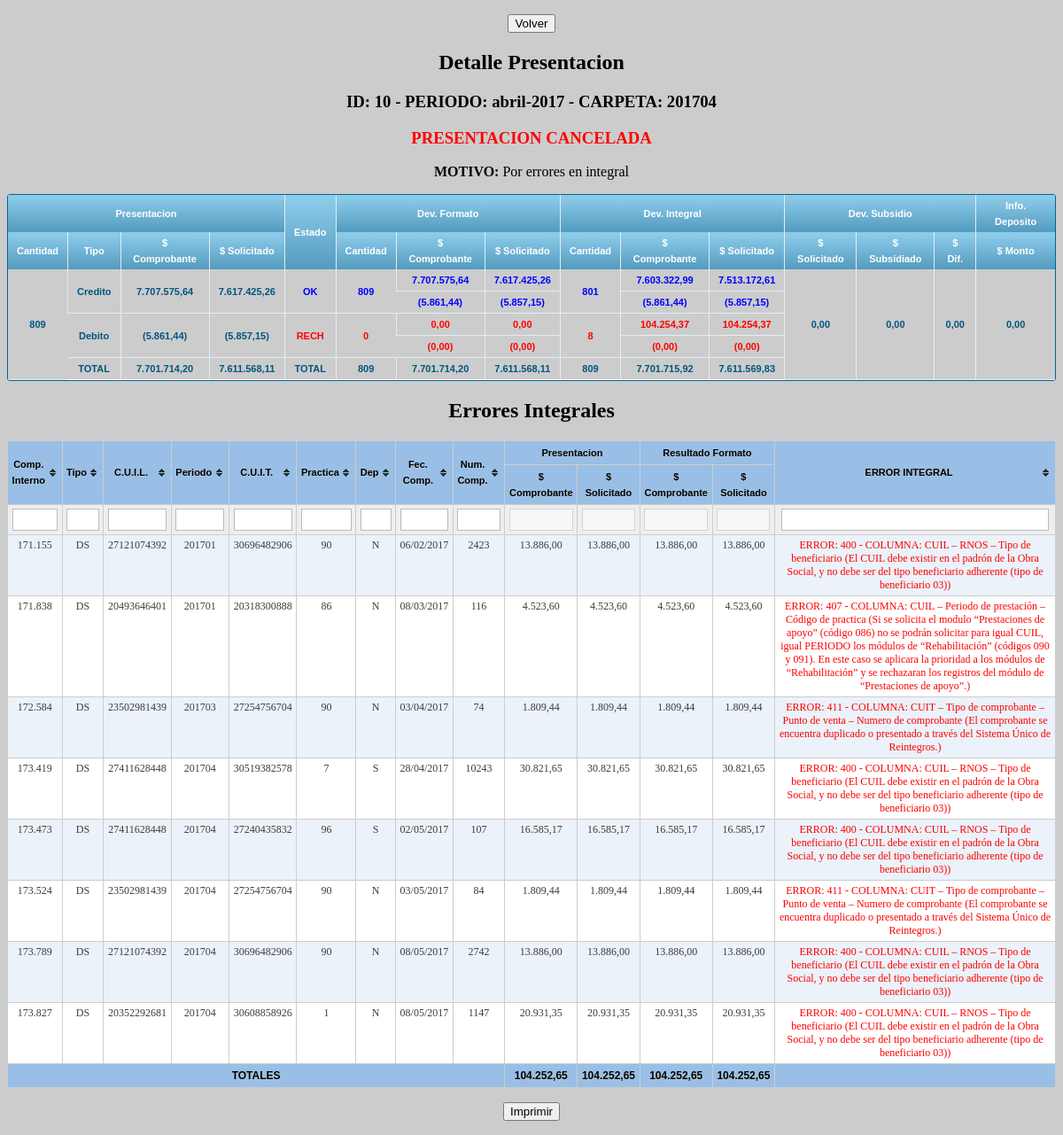
Screenshot of /presentacion.erroresintegral.php?id=10 (signed in) with the database file from the repository.
### tables this page shows
CREATE TABLE IF NOT EXISTS `presentacion` (
  `id` int(4) NOT NULL AUTO_INCREMENT,
  `idcronograma` int(3) NOT NULL,
  `fechapresentacion` date DEFAULT NULL,
  `fechacancelacion` date DEFAULT NULL,
  `motivocancelacion` text,
  `cantfactura` int(6) NOT NULL,
  `impcomprobantes` decimal(15,2) NOT NULL,
  `impsolicitado` decimal(15,2) NOT NULL,
  `impcomprobantesd` decimal(15,2) NOT NULL,
  `impsolicitadod` decimal(15,2) NOT NULL,
  `fechadeposito` date DEFAULT NULL,
  `montodepositado` decimal(15,2) DEFAULT NULL,
  PRIMARY KEY (`id`)
);

CREATE TABLE IF NOT EXISTS `cronograma` (
  `id` int(3) NOT NULL AUTO_INCREMENT,
  `periodo` varchar(100) NOT NULL,
  `carpeta` varchar(6) NOT NULL,
  `fechacierre` date NOT NULL,
  `periodosincluidos` varchar(50) NOT NULL,
  PRIMARY KEY (`id`)
);

CREATE TABLE IF NOT EXISTS `presentacionformato` (
  `id` int(4) NOT NULL,
  `fechadevformato` date NOT NULL,
  `cantformatook` int(6) NOT NULL,
  `impcomprobantesformatook` decimal(15,2) NOT NULL,
  `impsolicitadoformatook` decimal(15,2) NOT NULL,
  `impcomprobantesformatodok` decimal(15,2) NOT NULL,
  `impsolicitadoformatodok` decimal(15,2) NOT NULL,
  `cantformatonok` int(6) NOT NULL,
  `impcomprobantesformatonok` decimal(15,2) NOT NULL,
  `impsolicitadoformatonok` decimal(15,2) NOT NULL,
  `impcomprobantesformatodnok` decimal(15,2) NOT NULL,
  `impsolicitadoformatodnok` decimal(15,2) NOT NULL,
  PRIMARY KEY (`id`)
);

CREATE TABLE IF NOT EXISTS `presentacionintegral` (
  `id` int(4) NOT NULL,
  `fechaintegral` date NOT NULL,
  `cantintegralok` int(6) NOT NULL,
  `impcomprobantesintegralok` decimal(15,2) NOT NULL,
  `impsolicitadointegralok` decimal(15,2) NOT NULL,
  `impcomprobantesintegraldok` decimal(15,2) NOT NULL,
  `impsolicitadointegraldok` decimal(15,2) NOT NULL,
  `cantintegralnok` int(6) NOT NULL,
  `impcomprobantesintegralnok` decimal(15,2) NOT NULL,
  `impsolicitadointegralnok` decimal(15,2) NOT NULL,
  `impcomprobantesintegraldnok` decimal(15,2) NOT NULL,
  `impsolicitadointegraldnok` decimal(15,2) NOT NULL,
  PRIMARY KEY (`id`)
);

### include/detalle.php (the view)
<?php $sqlPresentacion = "SELECT
p.id as idpres,
DATE_FORMAT(p.fechapresentacion, '%d-%m-%Y') as fechapresentacion,
DATE_FORMAT(p.fechacancelacion, '%d-%m-%Y') as fechacancelacion,
p.motivocancelacion,
p.cantfactura,
p.impcomprobantes,
p.impsolicitado,
p.impcomprobantesd,
p.impsolicitadod,
cronograma.periodo,
cronograma.carpeta,
DATE_FORMAT(presentacionformato.fechadevformato, '%d-%m-%Y') as fechadevformato,
presentacionformato.*,
DATE_FORMAT(presentacionintegral.fechaintegral, '%d-%m-%Y') as fechaintegral,
presentacionintegral.*,
DATE_FORMAT(presentacionsubsidio.fechasubsidio, '%d-%m-%Y') as fechasubsidio,
presentacionsubsidio.impsolicitadosubsidio,
presentacionsubsidio.montosubsidio,
DATE_FORMAT(p.fechadeposito, '%d-%m-%Y') as fechadeposito,
p.montodepositado
FROM presentacion p
INNER JOIN cronograma on p.idcronograma = cronograma.id
LEFT JOIN presentacionformato on p.id = presentacionformato.id
LEFT JOIN presentacionintegral on p.id = presentacionintegral.id
LEFT JOIN presentacionsubsidio on p.id = presentacionsubsidio.id
WHERE p.id = $idPresentacion";
$resPresentacion = mysql_query($sqlPresentacion);
$rowPresentacion = mysql_fetch_array($resPresentacion);
?>
	<h2>Detalle Presentacion</h2>
	 	<h3>ID: <?php echo $rowPresentacion['idpres']?> - PERIODO: <?php echo $rowPresentacion['periodo'] ?> - CARPETA: <?php echo $rowPresentacion['carpeta'] ?></h3>
	 	<?php if ($rowPresentacion['fechacancelacion'] != null) {  ?>
	 		<h3 style="color: red">PRESENTACION CANCELADA</h3>
	 		<p><b>MOTIVO: </b><?php echo $rowPresentacion['motivocancelacion'] ?></p>
	 	<?php } ?>
<div class="grilla">
	<table>
		<thead>
		  <tr>
		    <th colspan="4" style="font-size: 11px">Presentacion</th>
		    <th rowspan="2" style="font-size: 11px">Estado</th>
		    <th colspan="3" style="font-size: 11px">Dev. Formato</th>
		    <th colspan="3" style="font-size: 11px">Dev. Integral</th>
		    <th colspan="3" style="font-size: 11px">Dev. Subsidio</th>
		    <th style="font-size: 11px">Info. Deposito</th>
		  </tr>
		  <tr>
		  	<th style="font-size: 11px">Cantidad</th>
		    <th style="font-size: 11px">Tipo</th>
		    <th style="font-size: 11px">$ Comprobante</th>
		    <th style="font-size: 11px">$ Solicitado</th>
		    <th style="font-size: 11px">Cantidad</th>
		    <th style="font-size: 11px">$ Comprobante</th>
		    <th style="font-size: 11px">$ Solicitado</th>
		    <th style="font-size: 11px">Cantidad</th>
		    <th style="font-size: 11px">$ Comprobante</th>
		    <th style="font-size: 11px">$ Solicitado</th>
		    <th style="font-size: 11px">$ Solicitado</th>
		    <th style="font-size: 11px">$ Subsidiado</th>
		    <th style="font-size: 11px">$ Dif.</th>
		    <th style="font-size: 11px">$ Monto</th>
		  </tr>
		</thead>
		<tbody>
			<tr>
				<td rowspan="5" style="font-size: 11px"><?php echo number_format($rowPresentacion['cantfactura'],"0","",".") ?></td>
				<td rowspan="2" style="font-size: 11px">Credito</td>
				<td rowspan="2" style="font-size: 11px"><?php echo number_format($rowPresentacion['impcomprobantes'],"2",",",".") ?> </td>
			 	<td rowspan="2" style="font-size: 11px"><?php echo number_format($rowPresentacion['impsolicitado'],"2",",",".") ?></td>
				<td rowspan="2" style="color: blue; font-size: 11px">OK</td>
				<td rowspan="2" style="color: blue; font-size: 11px"><?php echo number_format($rowPresentacion['cantformatook'],"0","",".")?></td>
				<td style="color: blue; font-size: 11px"><?php echo number_format($rowPresentacion['impcomprobantesformatook'],"2",",",".") ?> </td>
				<td style="color: blue; font-size: 11px"><?php echo number_format($rowPresentacion['impsolicitadoformatook'],"2",",",".") ?></td>
				<td rowspan="2" style="color: blue; font-size: 11px"><?php echo number_format($rowPresentacion['cantintegralok'],"0","",".")?></td>
				<td style="color: blue; font-size: 11px"><?php echo number_format($rowPresentacion['impcomprobantesintegralok'],"2",",",".") ?> </td>
				<td style="color: blue; font-size: 11px"><?php echo number_format($rowPresentacion['impsolicitadointegralok'],"2",",",".") ?></td>
				<td rowspan="5" style="font-size: 11px"><?php echo number_format($rowPresentacion['impsolicitadosubsidio'],"2",",",".") ?></td>
				<td rowspan="5" style="font-size: 11px"><?php echo number_format($rowPresentacion['montosubsidio'],"2",",",".") ?></td>
				<td rowspan="5" style="font-size: 11px"><?php echo number_format($rowPresentacion['impsolicitadosubsidio']-$rowPresentacion['montosubsidio'],"2",",",".") ?></td>
				<td rowspan="5" style="font-size: 11px"> <?php echo number_format($rowPresentacion['montodepositado'],"2",",",".") ?> </td>
			</tr>
			<tr>
				<td style="color: blue; font-size: 11px"><?php echo "(".number_format($rowPresentacion['impcomprobantesformatodok'],"2",",",".").")" ?> </td>
				<td style="color: blue; font-size: 11px"><?php echo "(".number_format($rowPresentacion['impsolicitadoformatodok'],"2",",",".").")" ?></td>
				<td style="color: blue; font-size: 11px"><?php echo "(".number_format($rowPresentacion['impcomprobantesintegraldok'],"2",",",".").")" ?> </td>
				<td style="color: blue; font-size: 11px"><?php echo "(".number_format($rowPresentacion['impsolicitadointegraldok'],"2",",",".").")" ?></td>
			</tr>
			<tr>
				<td rowspan="2" style="font-size: 11px">Debito</td>
				<td rowspan="2" style="font-size: 11px"><?php echo "(".number_format($rowPresentacion['impcomprobantesd'],"2",",",".").")"; ?> </td>
				<td rowspan="2" style="font-size: 11px"><?php echo "(".number_format($rowPresentacion['impsolicitadod'],"2",",",".").")" ?></td>
				<td rowspan="2" style="color: red; font-size: 11px">RECH</td>
				<td rowspan="2" style="color: red; font-size: 11px"><?php echo number_format($rowPresentacion['cantformatonok'],"0","",".")?></td>
				<td style="color: red; font-size: 11px"><?php echo number_format($rowPresentacion['impcomprobantesformatonok'],"2",",",".") ?> </td>
				<td style="color: red; font-size: 11px"><?php echo number_format($rowPresentacion['impsolicitadoformatonok'],"2",",",".") ?></td>
				<td rowspan="2" style="color: red; font-size: 11px"><?php echo number_format($rowPresentacion['cantintegralnok'],"0","",".")?></td>
				<td style="color: red; font-size: 11px"><?php echo number_format($rowPresentacion['impcomprobantesintegralnok'],"2",",",".") ?> </td>
				<td style="color: red; font-size: 11px"><?php echo number_format($rowPresentacion['impsolicitadointegralnok'],"2",",",".") ?></td>
			</tr>
			<tr>
				<td style="color: red; font-size: 11px"><?php echo "(".number_format($rowPresentacion['impcomprobantesformatodnok'],"2",",",".").")" ?> </td>
				<td style="color: red; font-size: 11px"><?php echo "(".number_format($rowPresentacion['impsolicitadoformatodnok'],"2",",",".").")" ?></td>
				<td style="color: red; font-size: 11px"><?php echo "(".number_format($rowPresentacion['impcomprobantesintegraldnok'],"2",",",".").")" ?> </td>
				<td style="color: red; font-size: 11px"><?php echo "(".number_format($rowPresentacion['impsolicitadointegraldnok'],"2",",",".").")" ?></td>
			</tr>
			<tr>
				<td style="font-size: 11px">TOTAL</td>
				<td style="font-size: 11px"><?php echo number_format($rowPresentacion['impcomprobantes'] - $rowPresentacion['impcomprobantesd'],"2",",",".")?></td>
				<td style="font-size: 11px"><?php echo number_format($rowPresentacion['impsolicitado'] - $rowPresentacion['impsolicitadod'],"2",",",".")?></td>
				<td style="font-size: 11px">TOTAL</td>
				<td style="font-size: 11px"><?php echo number_format($rowPresentacion['cantformatook'] + $rowPresentacion['cantformatonok'],"0","",".") ?></td>
				<td style="font-size: 11px"><?php echo number_format($rowPresentacion['impcomprobantesformatook'] + $rowPresentacion['impcomprobantesformatonok'] - $rowPresentacion['impcomprobantesformatodok'] - $rowPresentacion['impcomprobantesformatodnok'],"2",",",".")  ?> </td>
				<td style="font-size: 11px"><?php echo number_format($rowPresentacion['impsolicitadoformatook'] + $rowPresentacion['impsolicitadoformatonok'] - $rowPresentacion['impsolicitadoformatodok'] - $rowPresentacion['impsolicitadoformatodnok'],"2",",",".") ?></td>
				<td style="font-size: 11px"><?php echo number_format($rowPresentacion['cantintegralok'] + $rowPresentacion['cantintegralnok'],"0","",".") ?></td>
				<td style="font-size: 11px"><?php echo number_format($rowPresentacion['impcomprobantesintegralok'] + $rowPresentacion['impcomprobantesintegralnok'] - $rowPresentacion['impcomprobantesintegraldok'] - $rowPresentacion['impcomprobantesintegraldnok'],"2",",",".") ?> </td>
				<td style="font-size: 11px"><?php echo number_format($rowPresentacion['impsolicitadointegralok'] + $rowPresentacion['impsolicitadointegralnok'] - $rowPresentacion['impsolicitadointegraldok'] - $rowPresentacion['impsolicitadointegraldnok'],"2",",",".")  ?></td>
			</tr>
		</tbody>
	</table>
</div>

### presentacion.erroresintegral.php (shortened to what this page needs)
<?php
$idPresentacion = $_GET['id'];
$sqlFactura = "SELECT * FROM facturas WHERE idpresentacion = $idPresentacion and deverrorintegral is not null";
$resFactura = mysql_query($sqlFactura);
$sqlErrores = "SELECT * FROM errorsss";
$resErrores = mysql_query($sqlErrores);
$arrayErrores = array();
while ($rowErrores = mysql_fetch_array($resErrores)) {
	$arrayErrores[$rowErrores['id']] = array("campo" => $rowErrores['campo'], "descrip" => $rowErrores['descripcion']);
}
?>
<!DOCTYPE html PUBLIC "-//W3C//DTD XHTML 1.0 Transitional//EN" "http://www.w3.org/TR/xhtml1/DTD/xhtml1-transitional.dtd">
<html xmlns="http://www.w3.org/1999/xhtml">
<head>
<link rel="stylesheet" href="css/tablas.css"/>
<link rel="stylesheet" href="include/jquery.tablesorter/themes/theme.blue.css"/>
</head>
<body bgcolor="#CCCCCC">
	<div align="center">
	 	<p><input class="nover" type="button" name="volver" value="Volver" onClick="location.href = 'presentacion.php'" /></p>
	 	<?php include_once("include/detalle.php")?>
	 	<h2>Errores Integrales</h2>
			 <table id="listaResultado" class="tablesorter" style="text-align: center;">
			 	<thead>
			 		<tr>
			 			<th style="font-size: 11px" rowspan="2">Comp. Interno</th>
			 			<th style="font-size: 11px" rowspan="2">Tipo</th>
			 			<th style="font-size: 11px" rowspan="2">C.U.I.L.</th>
			 			<th style="font-size: 11px" rowspan="2">Periodo</th>
			 			<th style="font-size: 11px" rowspan="2">C.U.I.T.</th>
			 			<th style="font-size: 11px" rowspan="2">Practica</th>
			 			<th style="font-size: 11px" rowspan="2">Dep</th>
			 			<th style="font-size: 11px" rowspan="2">Fec. Comp.</th>
			 			<th style="font-size: 11px" rowspan="2">Num. Comp.</th>
			 			<th style="font-size: 11px" colspan="2">Presentacion</th>
			 			<th style="font-size: 11px" colspan="2">Resultado Formato</th>
			 			<th style="font-size: 11px" rowspan="2">ERROR INTEGRAL</th>
			 		</tr>
			 		<tr>
			 			<th style="font-size: 11px">$ Comprobante</th>
			 			<th style="font-size: 11px">$ Solicitado</th>
			 			<th style="font-size: 11px">$ Comprobante</th>
			 			<th style="font-size: 11px">$ Solicitado</th>
			 		</tr>
			 	</thead>
			 	<tbody>
			<?php
				$totCom = 0;
				$totSol = 0;
				$totComFor = 0;
				$totSolFor = 0;
				while ($rowFactura = mysql_fetch_array($resFactura)) {
					$totCom += $rowFactura['impcomprobante'];
					$totSol += $rowFactura['impsolicitado'];
					$totComFor += $rowFactura['impcomprobanteformato'];
					$totSolFor += $rowFactura['impsolicitadoformato'];	?>
					<tr>
						<td style="font-size: 12px"><?php echo number_format($rowFactura['nrocominterno'],0,"",".") ?></td>
						<td style="font-size: 12px"><?php echo $rowFactura['tipoarchivo'] ?></td>
						<td style="font-size: 12px"><?php echo $rowFactura['cuil'] ?></td>
						<td style="font-size: 12px"><?php echo $rowFactura['periodo'] ?></td>
						<td style="font-size: 12px"><?php echo $rowFactura['cuit'] ?></td>
						<td style="font-size: 12px"><?php echo $rowFactura['codpractica'] ?></td>
						<td style="font-size: 12px"><?php echo $rowFactura['dependencia'] ?></td>
						<td style="font-size: 12px"><?php echo $rowFactura['fechacomprobante'] ?></td>
						<td style="font-size: 12px"><?php echo $rowFactura['nrocomprobante'] ?></td>
						<td style="font-size: 12px"><?php echo number_format($rowFactura['impcomprobante'],2,",",".") ?></td>
						<td style="font-size: 12px"><?php echo number_format($rowFactura['impsolicitado'],2,",",".") ?></td>
						<td style="font-size: 12px"><?php echo number_format($rowFactura['impcomprobanteformato'],2,",",".") ?></td>
						<td style="font-size: 12px"><?php echo number_format($rowFactura['impsolicitadoformato'],2,",",".") ?></td>
				 		<td style="font-size: 12px; color: red">
				  <?php $explodeErrores = explode("-",$rowFactura['deverrorintegral']);
						foreach ($explodeErrores as $error) {
							if ($error != "") {
								$error = (int) $error;
								echo "ERROR: $error - COLUMNA: ".$arrayErrores[$error]['campo']." (".$arrayErrores[$error]['descrip'].")<br>";
				  			}
						}?>
				  		</td>
					</tr>
			<?php } ?>
					<tr>
						<th colspan="9">TOTALES</td>
						<th><?php echo number_format($totCom,2,",",".") ?></th>
						<th><?php echo number_format($totSol,2,",",".") ?></th>
						<th><?php echo number_format($totComFor,2,",",".") ?></th>
						<th><?php echo number_format($totSolFor,2,",",".") ?></th>
						<th></th>
					</tr>
			  	</tbody>
			</table>
		<p><input class="nover" type="button" name="imprimir" value="Imprimir" onclick="window.print();"></p>
	</div>
</body>
</html>

### css/tablas.css (style rules this page uses)
.grilla { font: normal 12px/150% Arial, Helvetica, sans-serif; background: #fff; overflow: hidden; border: 1px solid #006699; -webkit-border-radius: 3px; -moz-border-radius: 3px; border-radius: 3px; display: table }
.grilla table { border-collapse: collapse; text-align: center; width: 100%; }
.grilla table td, .grilla table th, .grilla table .title { padding: 3px 10px; }
.grilla table thead th, .grilla table .title { background-image: linear-gradient(to bottom, #8DCBEA 5%, #539BBE 100%); background-color:#99bfe6; color:#FFFFFF; font-size: 15px; font-weight: bold; border-left: 1px solid #E1EEF4; }
.grilla table thead th:first-child, .grilla table .title { border: none; }
.grilla table tbody td { background-color:#CCCCCC; color: #00557F; border-left: 1px solid #E1EEF4; font-size: 14px; border-bottom: 1px solid #E1EEF4; font-weight: bold; }
.grilla table tbody td:first-child { border-left: none; }
.grilla table tbody tr:last-child td { border-bottom: none; }

### presentacion.erroresintegral.php (style rules this page uses)
.nover { display:none }

### rows the page displays
presentacion: id "10", idcronograma.periodo "abril-2017", idcronograma.carpeta "201704", motivocancelacion "Por errores en integral", cantfactura "809", impcomprobantes "7.707.575,64", impsolicitado "7.617.425,26", presentacionformato.cantformatook "809", presentacionformato.impcomprobantesformatook "7.707.575,64", presentacionformato.impsolicitadoformatook "7.617.425,26", presentacionintegral.cantintegralok "801", presentacionintegral.impcomprobantesintegralok "7.603.322,99", presentacionintegral.impsolicitadointegralok "7.513.172,61", montodepositado "0,00", presentacionformato.impcomprobantesformatodok "5.861,44", presentacionformato.impsolicitadoformatodok "5.857,15", presentacionintegral.impcomprobantesintegraldok "5.861,44", presentacionintegral.impsolicitadointegraldok "5.857,15", impcomprobantesd "5.861,44", impsolicitadod "5.857,15", presentacionformato.cantformatonok "0", presentacionformato.impcomprobantesformatonok "0,00", presentacionformato.impsolicitadoformatonok "0,00", presentacionintegral.cantintegralnok "8", presentacionintegral.impcomprobantesintegralnok "104.254,37", presentacionintegral.impsolicitadointegralnok "104.254,37", presentacionformato.impcomprobantesformatodnok "0,00", presentacionformato.impsolicitadoformatodnok "0,00", presentacionintegral.impcomprobantesintegraldnok "0,00", presentacionintegral.impsolicitadointegraldnok "0,00", $rowPresentacion['impcomprobantes'] - $rowPresentacion['impcomprobantesd'] "7.701.714,20", $rowPresentacion['impsolicitado'] - $rowPresentacion['impsolicitadod'] "7.611.568,11", presentacionformato.impcomprobantesformatook+impcomprobantesformatonok+impcomprobantesformatodok "7.701.714,20", presentacionformato.impsolicitadoformatook+impsolicitadoformatonok+impsolicitadoformatodok "7.611.568,11", presentacionintegral.cantintegralok+cantintegralnok "809", presentacionintegral.impcomprobantesintegralok+impcomprobantesintegralnok+impcomprobantesintegraldok "7.701.715,92", presentacionintegral.impsolicitadointegralok+impsolicitadointegralnok+impsolicitadointegraldok "7.611.569,83"

### other values shown
$rowPresentacion['impsolicitadosubsidio'] "0,00"
$rowPresentacion['montosubsidio'] "0,00"
$rowFactura['nrocominterno'] "171.155"
$rowFactura['tipoarchivo'] "DS"
$rowFactura['cuil'] "27121074392"
$rowFactura['periodo'] "201701"
$rowFactura['cuit'] "30696482906"
$rowFactura['codpractica'] "90"
$rowFactura['dependencia'] "N"
$rowFactura['fechacomprobante'] "06/02/2017"
$rowFactura['nrocomprobante'] "2423"
$rowFactura['impcomprobante'] "13.886,00"
$rowFactura['impsolicitado'] "13.886,00"
$rowFactura['impcomprobanteformato'] "13.886,00"
$rowFactura['impsolicitadoformato'] "13.886,00"
